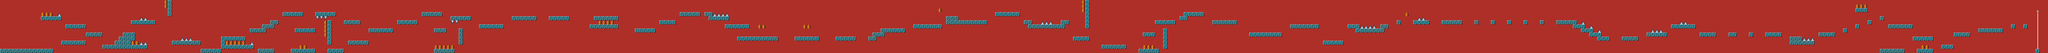

This is a level from a 2D game, rendered from its Tiled map with the project's own tilesets. A one-line summary and the map file follow, with tile-layer data summarised:
An orthogonal 500x13 tile map with 16x16 px tiles, 2 tile layers (background, graphics), 2 tilesets and 200 objects.

<map version="1.8" tiledversion="1.8.2" orientation="orthogonal" renderorder="right-down" width="500" height="13" tilewidth="16" tileheight="16" infinite="0" nextlayerid="9" nextobjectid="204">
 <tileset firstgid="1" source="tileset_gutter.tsx" />
 <tileset firstgid="925" source="spikes.tsx" />
 <layer id="1" name="background" width="500" height="13">
  <data>[6500 cells, 6500 non-empty, 1 distinct tile ids]</data>
 </layer>
 <layer id="2" name="graphics" width="500" height="13">
  <data>[6500 cells, 593 non-empty, 6 distinct tile ids]</data>
 </layer>
 <objectgroup id="3" name="player">
  <object id="1" x="65.1875" y="178.937" width="11.625" height="12.125" />
 </objectgroup>
 <objectgroup id="4" name="coins">
  <object id="2" x="160" y="47.8485" width="16" height="16" />
  <object id="3" x="176.273" y="47.8182" width="16" height="16" />
  <object id="4" x="192.273" y="47.9091" width="16" height="16" />
  <object id="5" x="512.017" y="160.17" width="16" height="16" />
  <object id="6" x="528.25" y="160.063" width="16" height="16" />
  <object id="7" x="896" y="160.125" width="16" height="16" />
  <object id="8" x="911.938" y="160.125" width="16" height="16" />
  <object id="9" x="928.063" y="160.125" width="16" height="16" />
  <object id="10" x="944.188" y="160.125" width="16" height="16" />
  <object id="11" x="1168.5" y="176.75" width="16" height="16" />
  <object id="12" x="1184.5" y="176.5" width="16" height="16" />
  <object id="13" x="1263.82" y="80.0795" width="16" height="16" />
  <object id="14" x="1264" y="95.6364" width="16" height="16" />
  <object id="15" x="1263.64" y="112" width="16" height="16" />
  <object id="16" x="1263.45" y="128.727" width="16" height="16" />
  <object id="17" x="1696.13" y="176.375" width="16" height="16" />
  <object id="18" x="1712.5" y="176.5" width="16" height="16" />
  <object id="19" x="1728.75" y="176.625" width="16" height="16" />
  <object id="20" x="1744.75" y="176.5" width="16" height="16" />
  <object id="21" x="1760.5" y="176.375" width="16" height="16" />
  <object id="22" x="2336.18" y="80.5455" width="16" height="16" />
  <object id="23" x="2351.45" y="80.5455" width="16" height="16" />
  <object id="24" x="2368" y="80.1818" width="16" height="16" />
  <object id="25" x="2384.18" y="80.1818" width="16" height="16" />
  <object id="26" x="3151.82" y="96.2727" width="16" height="16" />
  <object id="27" x="3135.73" y="96.1818" width="16" height="16" />
  <object id="28" x="2960.36" y="96.7273" width="16" height="16" />
  <object id="29" x="2976.55" y="96.7273" width="16" height="16" />
  <object id="30" x="3663.88" y="32.0625" width="16" height="16" />
  <object id="31" x="4224.27" y="0.030303" width="16" height="16" />
  <object id="32" x="4224.3" y="32.1818" width="16" height="16" />
  <object id="33" x="4224.36" y="16.1818" width="16" height="16" />
  <object id="34" x="4464.38" y="176.25" width="16" height="16" />
  <object id="35" x="4480.38" y="176.25" width="16" height="16" />
  <object id="36" x="4496.38" y="176.25" width="16" height="16" />
  <object id="37" x="5488.18" y="48.5455" width="16" height="16" />
  <object id="38" x="7280.18" y="15.8182" width="16" height="16" />
  <object id="39" x="7263.82" y="15.8182" width="16" height="16" />
  <object id="40" x="7247.64" y="15.8182" width="16" height="16" />
  <object id="41" x="7504.18" y="176.182" width="16" height="16" />
  <object id="42" x="7520.18" y="176" width="16" height="16" />
  <object id="198" x="640.5" y="16.5" width="16" height="16" />
  <object id="199" x="640" y="0" width="16" height="16" />
  <object id="200" x="880" y="160.182" width="16" height="16" />
 </objectgroup>
 <objectgroup id="5" name="spikes">
  <object id="43" x="223.75" y="48.75" width="16" height="16" />
  <object id="44" x="559.818" y="160.545" width="16" height="16" />
  <object id="45" x="543.455" y="160.364" width="16" height="16" />
  <object id="46" x="544.182" y="64.1818" width="16" height="16" />
  <object id="47" x="560.364" y="64.3636" width="16" height="16" />
  <object id="48" x="704.182" y="144.182" width="16" height="16" />
  <object id="49" x="720.545" y="143.818" width="16" height="16" />
  <object id="50" x="736.909" y="143.818" width="16" height="16" />
  <object id="51" x="975.25" y="160.75" width="16" height="16" />
  <object id="55" x="1760.09" y="80" width="16" height="16" rotation="180" />
  <object id="56" x="1776.54" y="79.6363" width="16" height="16" rotation="180" />
  <object id="57" x="2784.27" y="48.1818" width="16" height="16" />
  <object id="58" x="2800.55" y="48.2727" width="16" height="16" />
  <object id="59" x="2816.27" y="48.1818" width="16" height="16" />
  <object id="60" x="2832.45" y="48.2727" width="16" height="16" />
  <object id="61" x="4064" y="80.5455" width="16" height="16" />
  <object id="62" x="4080.36" y="80.5455" width="16" height="16" />
  <object id="63" x="4096.55" y="80.5455" width="16" height="16" />
  <object id="64" x="5311.91" y="96.0303" width="16" height="16" />
  <object id="65" x="5328" y="96.0909" width="16" height="16" />
  <object id="66" x="5344.18" y="96.3636" width="16" height="16" />
  <object id="67" x="5360.09" y="96.1818" width="16" height="16" />
  <object id="68" x="5535.88" y="64.5" width="16" height="16" />
  <object id="69" x="5551.88" y="64.625" width="16" height="16" />
  <object id="70" x="6176.18" y="80.1818" width="16" height="16" />
  <object id="71" x="6208" y="95.75" width="16" height="16" />
  <object id="72" x="6240.09" y="111.848" width="16" height="16" />
  <object id="73" x="6448.09" y="112.182" width="16" height="16" />
  <object id="74" x="6464.27" y="112.091" width="16" height="16" />
  <object id="75" x="6480.5" y="111.75" width="16" height="16" />
  <object id="76" x="6560" y="80.1818" width="16" height="16" />
  <object id="77" x="6576.36" y="80" width="16" height="16" />
  <object id="78" x="7039.88" y="144.375" width="16" height="16" />
  <object id="79" x="7056.13" y="144.375" width="16" height="16" />
  <object id="80" x="7072.25" y="144.375" width="16" height="16" />
  <object id="201" x="1264" y="63.4545" width="16" height="16" rotation="180" />
  <object id="202" x="1247.82" y="63.6364" width="16" height="16" rotation="180" />
  <object id="203" x="1231.64" y="63.2727" width="16" height="16" rotation="180" />
 </objectgroup>
 <objectgroup id="6" name="finishLine">
  <object id="81" x="7956" y="2.66667" width="8" height="188.667" />
 </objectgroup>
 <objectgroup id="7" name="deathSensor">
  <object id="82" x="0.121212" y="205.697" width="8004.18" height="2.42424" />
 </objectgroup>
 <objectgroup id="8" name="blocks">
  <object id="83" x="1.33333" y="1" width="9.33333" height="190.667" />
  <object id="84" x="7990.83" y="-0.5835" width="9.33333" height="208.667" />
  <object id="85" x="7952.06" y="192.016" width="16" height="15.7826" />
  <object id="86" x="7904.13" y="96.1087" width="16" height="15.7826" />
  <object id="87" x="7855.88" y="95.8587" width="16" height="15.7826" />
  <object id="88" x="7728" y="111.927" width="95.6364" height="15.7826" />
  <object id="89" x="7631.82" y="127.927" width="64" height="15.7826" />
  <object id="90" x="7584" y="176.109" width="48" height="15.7826" />
  <object id="91" x="7488.25" y="192.359" width="63.75" height="15.7826" />
  <object id="92" x="7472" y="144.359" width="79.5" height="15.7826" />
  <object id="93" x="7344.25" y="192.109" width="95.5" height="15.7826" />
  <object id="94" x="7376" y="95.8587" width="95.75" height="15.7826" />
  <object id="95" x="7344" y="63.6087" width="16" height="15.7826" />
  <object id="96" x="7295.64" y="80.1087" width="16" height="15.7826" />
  <object id="97" x="7247.79" y="95.8587" width="16" height="15.7826" />
  <object id="98" x="7199.85" y="112.15" width="16" height="15.7826" />
  <object id="99" x="7247.88" y="32.2337" width="48.125" height="15.7826" />
  </objectgroup>
</map>
<!-- 98 of 200 objects omitted -->
